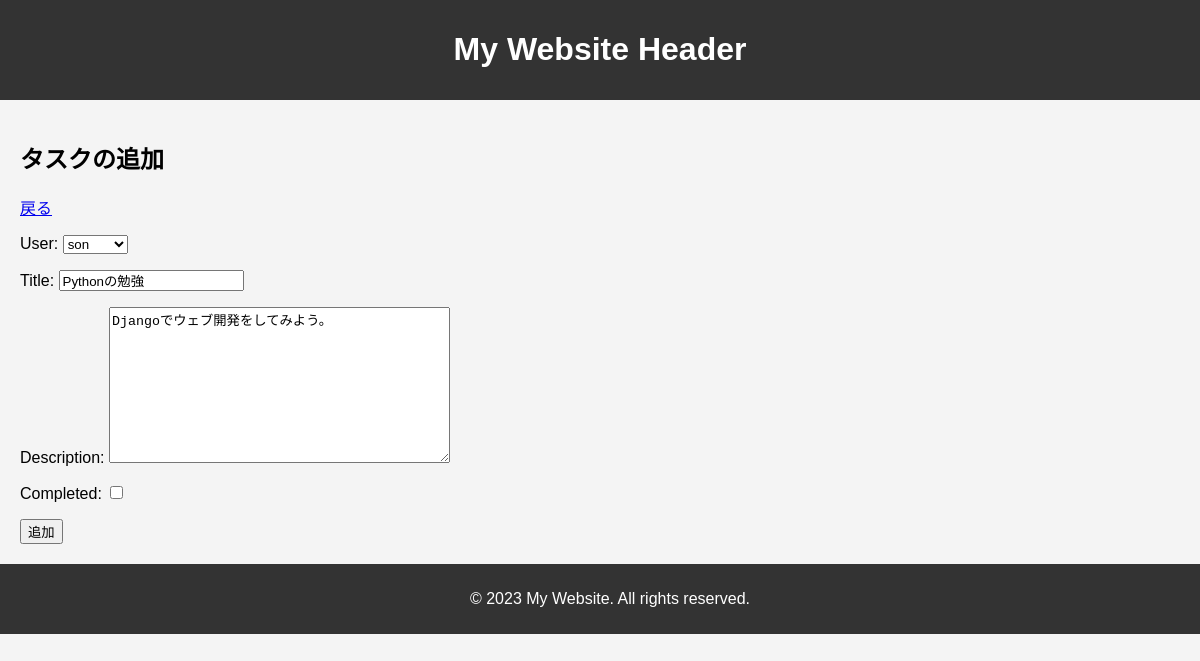
/edit-task/4/ (signed in), run on the app's committed database.
### todoapp/models.py (models this page shows, shortened)
class Task(models.Model):
    user = models.ForeignKey(User, on_delete=models.CASCADE, null=True , blank=True)
    title = models.CharField(max_length=200)
    description = models.TextField(null=True, blank=True)
    completed = models.BooleanField(default=False)
    createdDate = models.DateField(auto_now_add=True)
    class Meta:
        ordering = ["completed"]

### todoapp/views.py (the view)
# urls.py: path('edit-task/<int:pk>/', views.TaskUpdate.as_view(), name='task_edit'),
class TaskUpdate(LoginRequiredMixin,UpdateView):
    model = Task
    fields = "__all__" # ["user", "title", ...]
    success_url = reverse_lazy('tasks')  # Replace 'success_url_name' with the name of your success URL

### todoapp/templates/todoapp/task_form.html (shortened to what this page needs)
{% extends 'todoapp/base.html' %}
{% block content %}
<div class="CreateTask">
    <h2>タスクの追加</h2>
    <a href="{% url 'tasks' %}">戻る</a>
    <form action="" method="post">
        {{form.as_p}}
        <input type="submit" value="追加">
    </form>
</div>
{% endblock %}

### todoapp/static/css/base.css (style rules this page uses)
body { font-family: 'Noto Sans JP', sans-serif; margin: 0; padding: 0; background-color: #f4f4f4; }

### data on the page
Task: user "son", title "Pythonの勉強", description "Djangoでウェブ開発をしてみよう。"
